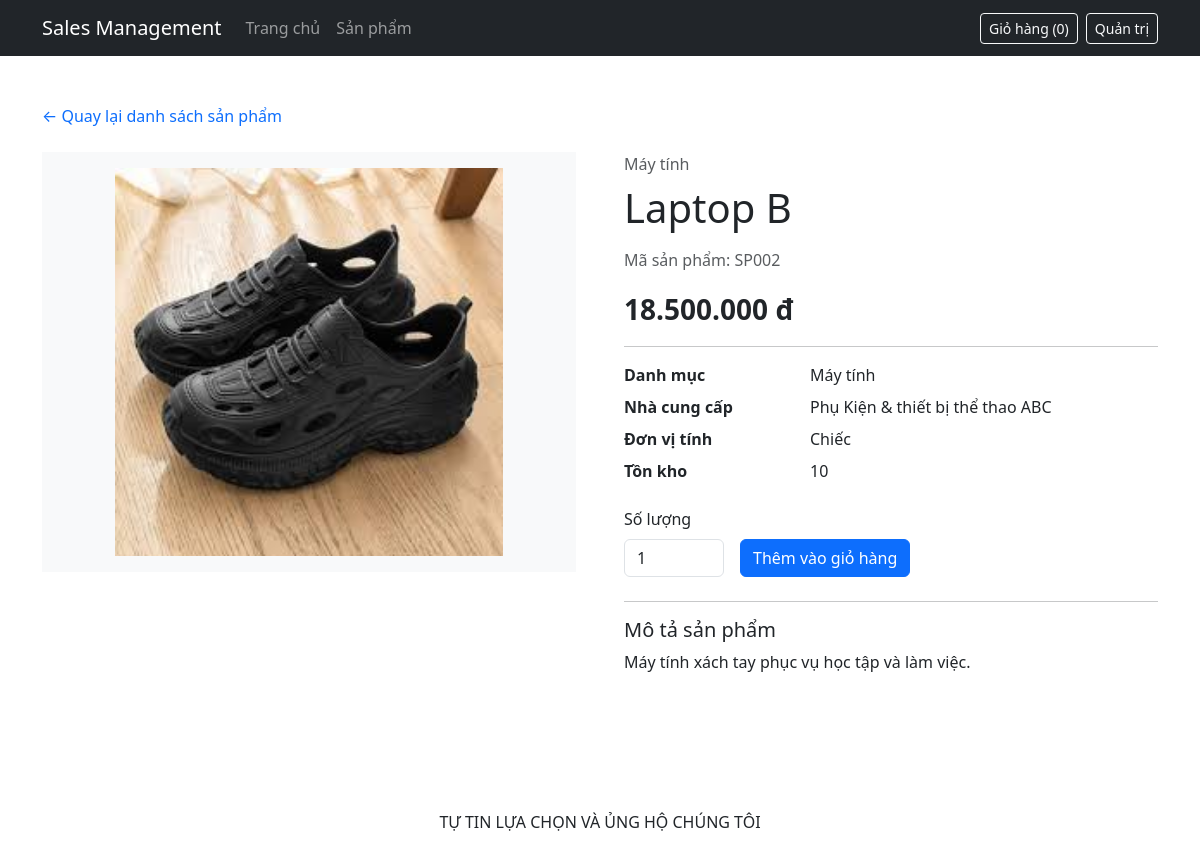
The page /product-detail.php?id=2 on the database its author committed.
### tables this page shows
CREATE TABLE product_images (
    ProductImageID INT AUTO_INCREMENT PRIMARY KEY,
    ProductID INT NOT NULL,
    ImageFile VARCHAR(255) NOT NULL,
    AltText VARCHAR(255),
    IsPrimary BOOLEAN NOT NULL DEFAULT FALSE,
    SortOrder INT NOT NULL DEFAULT 0,

    CONSTRAINT uq_product_image UNIQUE (ProductID, ImageFile),
    CONSTRAINT chk_product_image_sort CHECK (SortOrder >= 0),
    CONSTRAINT fk_product_images_product
        FOREIGN KEY (ProductID)
        REFERENCES products(ProductID)
        ON DELETE CASCADE
);

CREATE TABLE products (
    ProductID INT AUTO_INCREMENT PRIMARY KEY,
    ProductCode VARCHAR(50) NOT NULL UNIQUE,
    ProductName VARCHAR(255) NOT NULL,
    Description TEXT,
    Unit VARCHAR(20),
    Price DECIMAL(12,2) NOT NULL DEFAULT 0,
    StockQuantity INT NOT NULL DEFAULT 0,
    IsActive BOOLEAN NOT NULL DEFAULT TRUE,
    SupplierID INT NOT NULL,
    CategoryID INT NOT NULL,

    CONSTRAINT chk_products_price CHECK (Price >= 0),
    CONSTRAINT chk_products_stock CHECK (StockQuantity >= 0),
    CONSTRAINT fk_products_supplier
        FOREIGN KEY (SupplierID) REFERENCES suppliers(SupplierID),
    CONSTRAINT fk_products_category
        FOREIGN KEY (CategoryID) REFERENCES categories(CategoryID)
);

CREATE TABLE categories (
    CategoryID INT AUTO_INCREMENT PRIMARY KEY,
    CategoryName VARCHAR(200) NOT NULL,
    Description TEXT
);

CREATE TABLE suppliers (
    SupplierID INT AUTO_INCREMENT PRIMARY KEY,
    SupplierName VARCHAR(200) NOT NULL,
    ContactName VARCHAR(100),
    Address VARCHAR(200),
    City VARCHAR(100),
    PostalCode VARCHAR(20),
    Country VARCHAR(100),
    Phone VARCHAR(20)
);

### public/product-detail.php (the view, shortened to what this page needs)
<?php
require_once '/var/www/src/config/database.php';
$productID = isset($_GET['id'])
    ? (int) $_GET['id']
    : 0;
$sql = "
    SELECT
        p.ProductID,
        p.ProductCode,
        p.ProductName,
        p.Description,
        p.Unit,
        p.Price,
        p.StockQuantity,
        c.CategoryName,
        s.SupplierName
    FROM
        products p,
        categories c,
        suppliers s
    WHERE
        p.CategoryID = c.CategoryID
        AND p.SupplierID = s.SupplierID
        AND p.ProductID = ?
        AND p.IsActive = 1
";
$stmt = $conn->prepare($sql);
$stmt->bind_param(
    'i',
    $productID
);
$stmt->execute();
$result = $stmt->get_result();
$product = $result->fetch_assoc();
$sqlImages = "
    SELECT
        ProductImageID,
        ImageFile,
        IsPrimary
    FROM
        product_images
    WHERE
        ProductID = ?
    ORDER BY
        IsPrimary DESC,
        ProductImageID ASC
";
$stmtImages = $conn->prepare($sqlImages);
$stmtImages->bind_param(
    'i',
    $productID
);
$stmtImages->execute();
$imageResult = $stmtImages->get_result();
$images = [];
while ($image = $imageResult->fetch_assoc()) {
    $images[] = $image;
}
require_once '/var/www/src/includes/frontend/header.php';
require_once '/var/www/src/includes/frontend/navbar.php';
?>
<main class="container py-5">
    <div class="mb-4">
        <a
            href="/products.php"
            class="text-decoration-none"
        >
            &larr; Quay lại danh sách sản phẩm
        </a>
    </div>
    <div class="row g-5">
        <div class="col-lg-6">
            <?php if (!empty($images)): ?>
                <div
                    class="bg-light d-flex
                           align-items-center
                           justify-content-center
                           p-3 mb-3"
                    style="height: 420px;"
                >
                    <img
                        src="/uploads/products/<?=
                            htmlspecialchars(
                                $images[0]['ImageFile']
                            )
                        ?>"
                        alt="<?=
                            htmlspecialchars(
                                $product['ProductName']
                            )
                        ?>"
                        style="
                            width: 100%;
                            height: 100%;
                            object-fit: contain;
                        "
                    >
                </div>
            <?php endif; ?>
        </div>
        <div class="col-lg-6">
            <p class="text-muted mb-2">
                <?=
                    htmlspecialchars(
                        $product['CategoryName']
                    )
                ?>
            </p>
            <h1 class="mb-3">
                <?=
                    htmlspecialchars(
                        $product['ProductName']
                    )
                ?>
            </h1>
            <p class="text-muted">
                Mã sản phẩm:
                <?=
                    htmlspecialchars(
                        $product['ProductCode']
                    )
                ?>
            </p>
            <p class="fs-3 fw-bold">
                <?=
                    number_format(
                        (float) $product['Price'],
                        0,
                        ',',
                        '.'
                    )
                ?> đ
            </p>
            <hr>
            <dl class="row">
                <dt class="col-sm-4">
                    Danh mục
                </dt>
                <dd class="col-sm-8">
                    <?=
                        htmlspecialchars(
                            $product['CategoryName']
                        )
                    ?>
                </dd>
                <dt class="col-sm-4">
                    Nhà cung cấp
                </dt>
                <dd class="col-sm-8">
                    <?=
                        htmlspecialchars(
                            $product['SupplierName']
                        )
                    ?>
                </dd>
                <dt class="col-sm-4">
                    Đơn vị tính
                </dt>
                <dd class="col-sm-8">
                    <?=
                        htmlspecialchars(
                            $product['Unit'] ?? ''
                        )
                    ?>
                </dd>
                <dt class="col-sm-4">
                    Tồn kho
                </dt>
                <dd class="col-sm-8">
                    <?= (int) $product['StockQuantity'] ?>
                </dd>
            </dl>
<?php if ((int) $product['StockQuantity'] > 0): ?>
    <form method="post" class="mb-4">
        <div class="row g-3 align-items-end">
            <div class="col-auto">
                <label
                    for="quantity"
                    class="form-label"
                >
                    Số lượng
                </label>
                <input
                    type="number"
                    name="quantity"
                    id="quantity"
                    class="form-control"
                    value="1"
                    min="1"
                    max="<?= (int) $product['StockQuantity'] ?>"
                    style="width: 100px;"
                >
            </div>
            <div class="col-auto">
                <button
                    type="submit"
                    name="add_to_cart"
                    class="btn btn-primary"
                >
                    Thêm vào giỏ hàng
                </button>
            </div>
        </div>
    </form>
<?php else: ?>
    <div class="alert alert-warning">
        Sản phẩm hiện đã hết hàng.
    </div>
<?php endif; ?>
            <?php if (!empty($product['Description'])): ?>
                <hr>
                <h5>Mô tả sản phẩm</h5>
                <p>
                    <?=
                        nl2br(
                            htmlspecialchars(
                                $product['Description']
                            )
                        )
                    ?>
                </p>
            <?php endif; ?>
        </div>
    </div>
</main>
<?php
require_once '/var/www/src/includes/frontend/footer.php';

### rows shown on the page
product_images: ImageFile (picture)
products: CategoryID.CategoryName "Máy tính", ProductName "Laptop B", ProductCode "SP002", Price "18.500.000", SupplierID.SupplierName "Phụ Kiện & thiết bị thể thao ABC", Unit "Chiếc", StockQuantity "10", Description "Máy tính xách tay phục vụ học tập và làm việc."

### other values the page prints
$cartCount "0"
